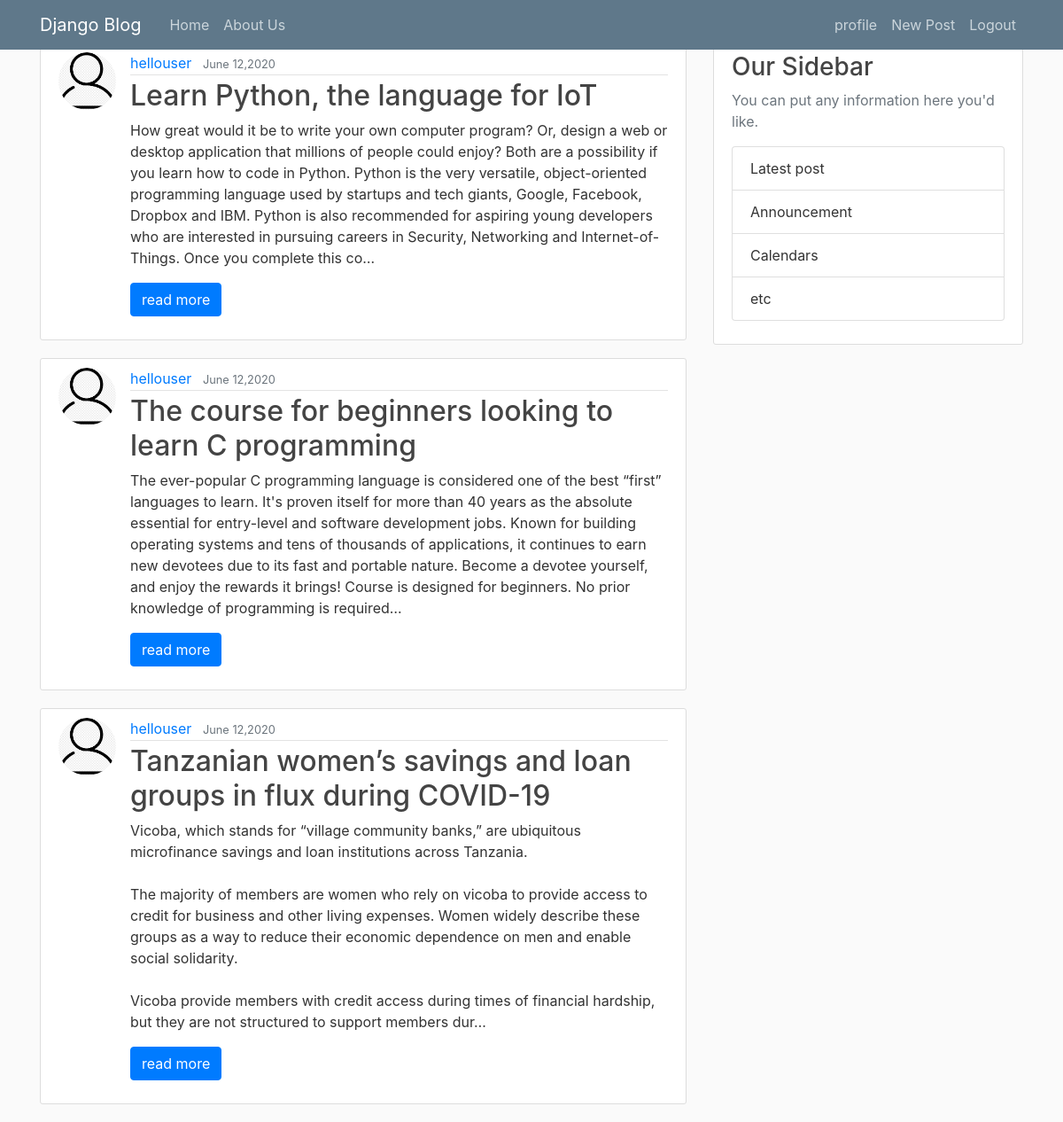
The page /home/ (signed in) on the database its author committed.
### myApp/models.py (models this page shows, shortened)
class Post(models.Model):
	title = models.CharField(max_length=100)
	content = models.TextField()
	dateposted = models.DateTimeField(default=timezone.now)
	author= models.ForeignKey(User, on_delete=models.CASCADE)
	def get_absolute_url(self):
		return reverse('post-detail', kwargs={'pk':self.pk})

### users/models.py (models this page shows, shortened)
class Profile(models.Model):
	user = models.OneToOneField(User, on_delete= models.CASCADE)
	image = models.ImageField(default='default.png', upload_to='profile_pics')

### myApp/views.py (the view)
# urls.py: path('', PostListView.as_view(), name='myApp-home'),
def home(request):
	context = {'posts': Post.objects.all()}
	return render(request, 'myApp/home.html', context)

### myApp/templates/myApp/home.html (shortened to what this page needs)
{% extends "myApp/base.html" %}
{% block content %}
	{% for post in posts %}
		<article class="media content-section">
			<img class="rounded-circle article-img" src="{{post.author.profile.image.url}}">
			<div class="media-body">
				<div class="article-metadata">
					<a class="mr-2" href="{% url 'user-posts' post.author.username %}">{{ post.author }}</a>
					<small class="text-muted">{{ post.dateposted | date:'F d,Y'}}</small>
				</div>
				<h2><a class="article-title" href="{% url 'post-detail' post.id %} ">{{ post.title }}</a></h2>
				<p class="article-content">{{ post.content|truncatechars:500 }}</p>
				<p><a class="btn btn-primary" href="{{post.get_absolute_url}}" role="button">read more</a></p>
			</div>
		</article>
	{% endfor %}
{% endblock content %}

### myApp/static/myApp/main.css (style rules this page uses)
body { background: #fafafa; color: #333333; margin-top:3rem; }
h1,h2,h3,h4,h5,h5 { color: #444444; }
.content-section { background: #ffffff; padding: 10px 20px; border: 1px solid #dddddd; border-radius: 3px; margin-bottom: 20px; }
.article-title { color: #444444; }
.article-content { white-space: pre-line; }
.article-img { height: 65px; width: 65px; margin-right: 16px; }
.article-metadata { padding-bottom: 1px; margin-bottom: 4px; border-bottom: 1px solid #e3e3e3; }

### rows shown on the page
Post: author.profile.image (placeholder picture), author "hellouser", dateposted "June 12,2020", title "Learn Python, the language for IoT", content "How great would it be to write your own computer program? Or, design a web or desktop application that millions of people could enjoy? Both are a possibility if you learn how to code in Python. Python is the very versatile, object-oriented programming language used by startups and tech giants, Google, Facebook, Dropbox and IBM. Python is also recommended for aspiring young developers who are interested in pursuing careers in Security, Networking and Internet-of-Things. Once you complete this co…"
Post: author.profile.image (placeholder picture), author "hellouser", dateposted "June 12,2020", title "The course for beginners looking to learn C programming", content "The ever-popular C programming language is considered one of the best “first” languages to learn. It's proven itself for more than 40 years as the absolute essential for entry-level and software development jobs. Known for building operating systems and tens of thousands of applications, it continues to earn new devotees due to its fast and portable nature. Become a devotee yourself, and enjoy the rewards it brings! Course is designed for beginners. No prior knowledge of programming is required…"
Post: author.profile.image (placeholder picture), author "hellouser", dateposted "June 12,2020", title "Tanzanian women’s savings and loan groups in flux during COVID-19", content "Vicoba, which stands for “village community banks,” are ubiquitous microfinance savings and loan institutions across Tanzania. The majority of members are women who rely on vicoba to provide access to credit for business and other living expenses. Women widely describe these groups as a way to reduce their economic dependence on men and enable social solidarity. Vicoba provide members with credit access during times of financial hardship, but they are not structured to support members dur…"
